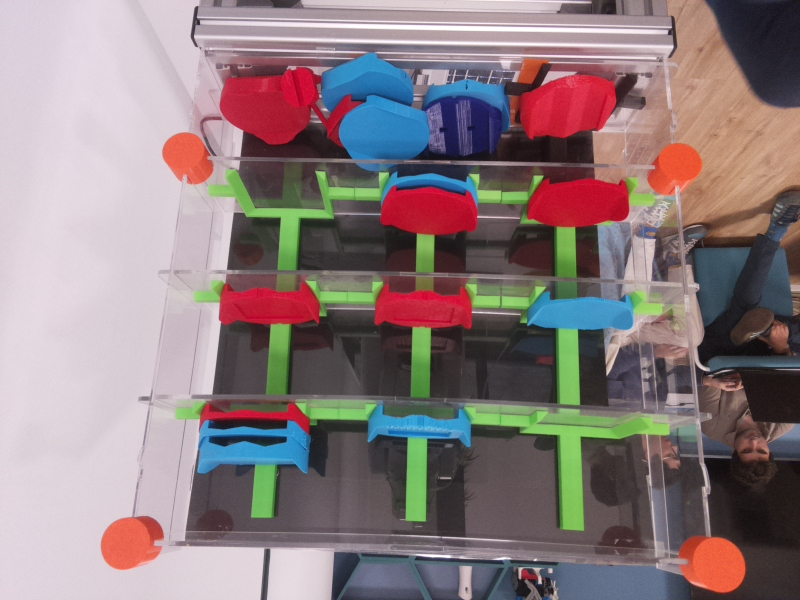
#> input picture estanteria.jpg, 800 x 600 px, found by its file name
$ python vision.py
#> lines starting #> are read from the running program, lines starting #| are printed output that depends on the picture; after the words box and inside, x2 and y2 are one past the last pixel; in counts of white or black regions, pixels touching at a corner belong together
import sqlite3
import cv2
import numpy as np
import random
import threading
import socket
from time import sleep
import struct
import sys
import os
#from picamera.array import PiRGBArray
#from picamera import PiCamera

# ========================================
# CREATE OUTPUT FOLDER
# ========================================
output_folder = "resultados"
os.makedirs(output_folder, exist_ok=True)
print(f"Output folder: {output_folder}\n")

# ========================================
# INITIAL IMAGE CAPTURE
# ========================================
# Code for capturing image with Raspberry Pi Camera
## camera=PiCamera()
## rw = 800
## rh = 600
## camera.resolution=(rw,rh)
## camera.start_preview()
## sleep(3)
## camera.capture('memoria.jpg')
## camera.stop_preview()

# ========================================
# LOAD AND SAVE ORIGINAL IMAGE
# ========================================
ruta = r"C:\Users\USER\Downloads\vision_project_robotics\vision_project\estanteria.jpg"
img = cv2.imread(ruta)
#> img is the input picture: shape (600, 800, 3); mean B, G, R 125.5, 123.9, 139.7
cv2.imwrite(os.path.join(output_folder, "Imagen original.jpg"), img)

# ========================================
# SHELVING CONFIGURATION PARAMETERS
# ========================================
# Real shelving dimensions in centimeters
B = 48              # Shelving width (cm)
H = 37              # Shelving height (cm)

# Target image dimensions in pixels
N = 800             # Width in pixels
M = 600             # Height in pixels

# Conversion ratios: pixels per centimeter
rel_h = N/B         # Horizontal ratio (pixels/cm)
rel_v = M/H         # Vertical ratio (pixels/cm)

# Shelving geometry translated to pixels
b = 8*rel_h         # Test width in pixels
a = 1*rel_v         # Test height in pixels
v0 = 3*rel_v        # Vertical coordinate of position (0,0)
h0 = 8.1*rel_h      # Horizontal coordinate of position (0,0)
hp = 14.8*rel_h     # Horizontal spacing between parts
vpn = 2*rel_v       # Vertical spacing between parts in same row
vp = 11.4*rel_v     # Height of each row

# Shelving structure configuration
num_est = 3         # Number of rows
num_col = 3         # Number of columns
num_p_col = 1.5     # Piling height factor

# Detection variables
lim = a*b*0.3*255   # Threshold for validating part presence
n = 0               # Counter variable
num_fila = int(num_p_col*num_est)       # Total number of rows
mpiezas = np.zeros((num_fila,num_col))  # Matrix storing part locations

# ========================================
# IMAGE ROTATION AND COLOR CONVERSION
# ========================================
rw = 800
rh = 600
center = (rw / 2, rh / 2)
Mr = cv2.getRotationMatrix2D(center, 180, 1)
imagen = cv2.warpAffine(img, Mr, (800, 600))
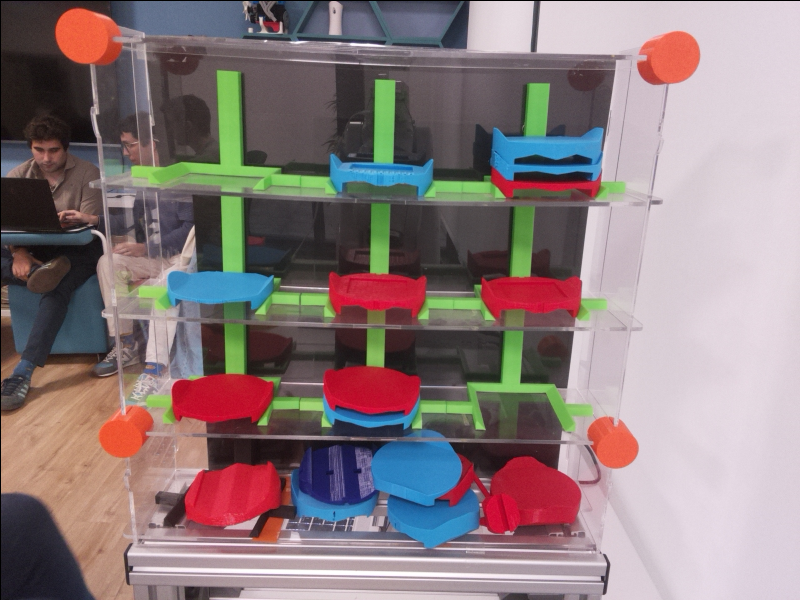
#> imagen: shape (600, 800, 3); mean B, G, R 125, 123.4, 139.1
cv2.imwrite(os.path.join(output_folder, 'cap_rot.jpg'), imagen)

# Convert to HSV for color detection
imagen_hsv = cv2.cvtColor(imagen, cv2.COLOR_BGR2HSV)
#> imagen_hsv: shape (600, 800, 3); mean H, S, V 116.9, 64.3, 150.3
cv2.imwrite(os.path.join(output_folder, "Prueba1.jpg"), imagen_hsv)

# Keep a BGR version for display
imagen_bgr = imagen.copy()

# ========================================
# COLOR RANGES FOR MASK DETECTION
# ========================================

# BLUE (HSV)
azul_bajos = np.array([98, 159, 162], dtype=np.uint8)
azul_altos = np.array([103, 209, 226], dtype=np.uint8)

# RED (HSV)
rojo_bajos = np.array([173, 190, 170], dtype=np.uint8)
rojo_altos = np.array([177, 245, 211], dtype=np.uint8)

# ORANGE (HSV)
naranja_bajos = np.array([3, 154, 230], dtype=np.uint8)
naranja_altos = np.array([5, 207, 244], dtype=np.uint8)

# ========================================
# CORNER DETECTION USING ORANGE MARKERS2
# ========================================
# Create orange mask
masc_nar = cv2.inRange(imagen_hsv, naranja_bajos, naranja_altos)
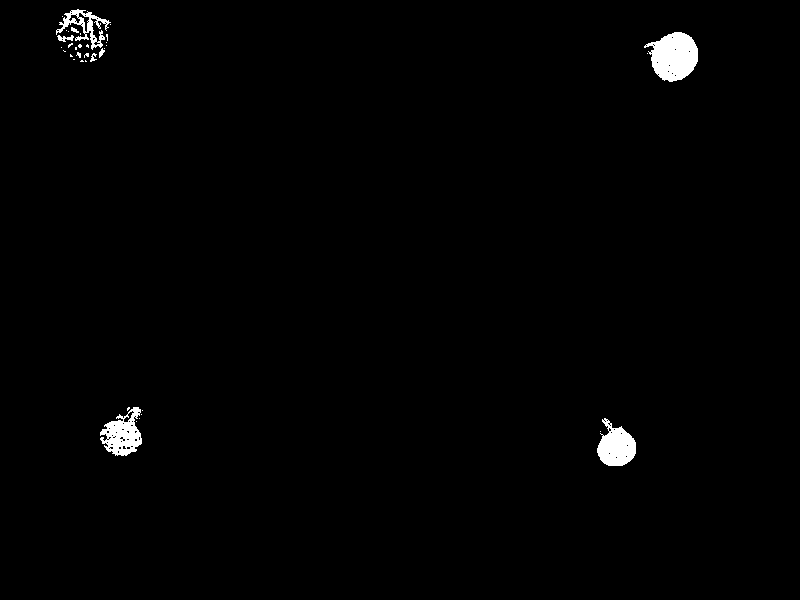
#> masc_nar: shape (600, 800); 1.1% white; 36 white regions (28 under 20 px)

# Apply morphological operations to reduce noise
kernel = np.ones((1, 1), np.uint8)
masc_nar = cv2.morphologyEx(masc_nar, cv2.MORPH_OPEN, kernel)
masc_nar = cv2.morphologyEx(masc_nar, cv2.MORPH_CLOSE, kernel)
cv2.imwrite(os.path.join(output_folder, 'masc_nar.jpg'), masc_nar)

# Find ALL contours
contours, hierarchy = cv2.findContours(masc_nar, cv2.RETR_EXTERNAL, cv2.CHAIN_APPROX_SIMPLE)
#> contours = 36 contours, 30 with area under 20; largest, box (x1, y1, x2, y2) and area: (644, 32, 698, 82) 1768, (100, 407, 142, 456) 1188, (597, 418, 636, 466) 1149, (56, 9, 111, 50) 638, (57, 35, 74, 42) 44, (99, 48, 105, 58) 20

# Filter and get centers of all orange circles
corners = []
for contour in contours:
    area = cv2.contourArea(contour)
    if area > 100:
        M = cv2.moments(contour)
        if M['m00'] != 0:
            cx = int(M['m10'] / M['m00'])
            cy = int(M['m01'] / M['m00'])
            corners.append([cx, cy])
#> this loop made 36 passes
#> (area, cx, cy) on passes 3, 7, 30, 36: (1149, 615, 446), (1188.5, 122, 434), (1768, 673, 56), (638.5, 83, 24)
#> area on passes 19, 27: 20.5, 44
#> after the loop, corners = [[615, 446], [122, 434], [673, 56], [83, 24]]

print(f"Valid corners found: {len(corners)}")
#| Valid corners found: 4

# Check if we found exactly 4 corners
if len(corners) != 4:
    print(f"ERROR: Expected 4 corners but found {len(corners)}")
    print("Adjust orange color thresholds or check lighting")
    exit()

# Sort corners
corners_sorted = sorted(corners, key=lambda x: x[1])
#> corners_sorted = [[83, 24], [673, 56], [122, 434], [615, 446]]
top_corners = sorted(corners_sorted[:2], key=lambda x: x[0])
#> top_corners = [[83, 24], [673, 56]]
bottom_corners = sorted(corners_sorted[2:], key=lambda x: x[0])
#> bottom_corners = [[122, 434], [615, 446]]

esq4 = top_corners[0]      # Top-Left
#> esq4 = [83, 24]
esq1 = top_corners[1]      # Top-Right
#> esq1 = [673, 56]
esq2 = bottom_corners[1]   # Bottom-Right
#> esq2 = [615, 446]
esq3 = bottom_corners[0]   # Bottom-Left
#> esq3 = [122, 434]

# Draw corners on BGR image for visualization
img_with_corners = imagen_bgr.copy()
cv2.circle(img_with_corners, tuple(esq4), 15, (255, 0, 0), -1)
cv2.circle(img_with_corners, tuple(esq1), 15, (0, 255, 0), -1)
cv2.circle(img_with_corners, tuple(esq2), 15, (0, 0, 255), -1)
cv2.circle(img_with_corners, tuple(esq3), 15, (255, 255, 0), -1)

cv2.putText(img_with_corners, "TL", (esq4[0]-30, esq4[1]), cv2.FONT_HERSHEY_SIMPLEX, 1, (255, 0, 0), 2)
#> img_with_corners: shape (600, 800, 3); mean B, G, R 125.4, 123.5, 138.1
cv2.putText(img_with_corners, "TR", (esq1[0]+15, esq1[1]), cv2.FONT_HERSHEY_SIMPLEX, 1, (0, 255, 0), 2)
cv2.putText(img_with_corners, "BR", (esq2[0]+15, esq2[1]), cv2.FONT_HERSHEY_SIMPLEX, 1, (0, 0, 255), 2)
cv2.putText(img_with_corners, "BL", (esq3[0]-30, esq3[1]), cv2.FONT_HERSHEY_SIMPLEX, 1, (255, 255, 0), 2)
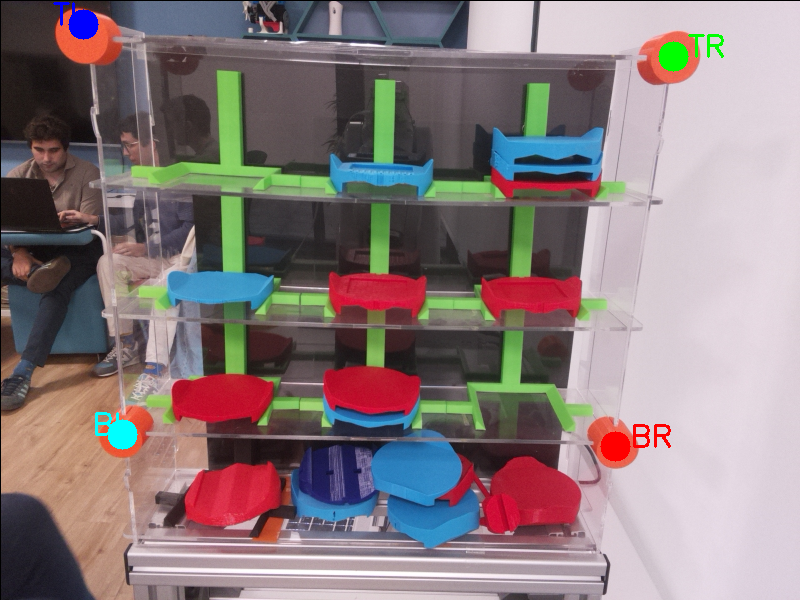
#> img_with_corners: shape (600, 800, 3); mean B, G, R 125.1, 123.5, 137.9

cv2.imwrite(os.path.join(output_folder, 'corners_detected.jpg'), img_with_corners)

# ========================================
# PERSPECTIVE CORRECTION
# ========================================
N = 800  # Target width
M = 600  # Target height

pts1 = np.float32([esq4, esq1, esq2, esq3])
#> pts1 = [[83, 24], [673, 56], [615, 446], [122, 434]]
pts2 = np.float32([[0, 0], [N, 0], [N, M], [0, M]])

# Apply perspective transformation to HSV image
transformada = cv2.getPerspectiveTransform(pts1, pts2)
#> transformada = [[1.29, -0.122, -103.8], [-0.0655, 1.21, -23.53], [-5.04e-05, -0.0004, 1]]
imagen_nueva_hsv = cv2.warpPerspective(imagen_hsv, transformada, (N, M))
#> imagen_nueva_hsv: shape (600, 800, 3); mean H, S, V 108.9, 75.1, 127.4

# Also transform BGR for display
imagen_nueva_bgr = cv2.warpPerspective(imagen_bgr, transformada, (N, M))
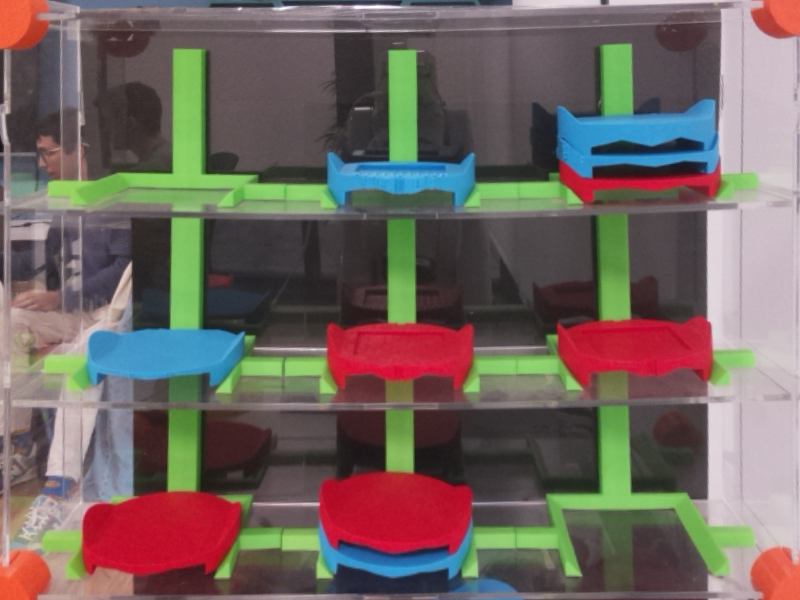
#> imagen_nueva_bgr: shape (600, 800, 3); mean B, G, R 95, 100.5, 112.5

cv2.imwrite(os.path.join(output_folder, 'perspectiva.jpg'), imagen_nueva_bgr)

# ========================================
# COLOR DETECTION ON CORRECTED IMAGE
# ========================================
masc_rojo = cv2.inRange(imagen_nueva_hsv, rojo_bajos, rojo_altos)
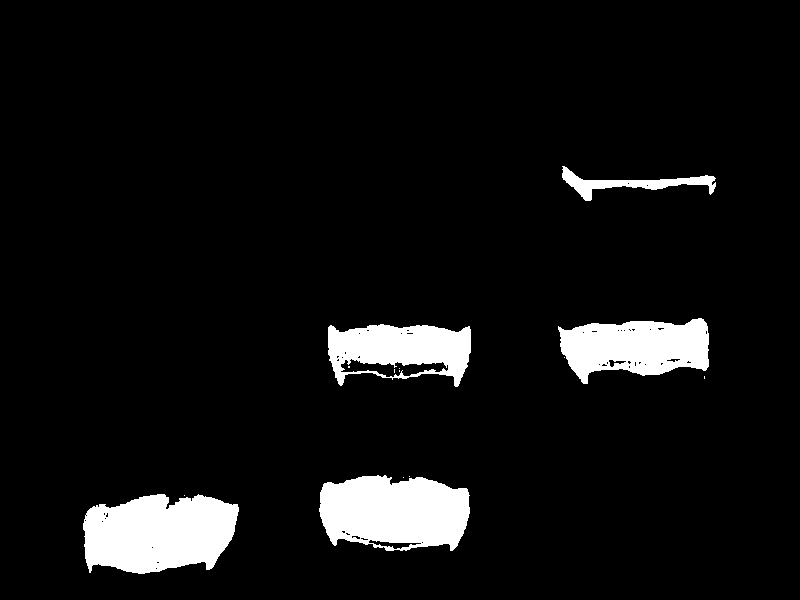
#> masc_rojo: shape (600, 800); 6.9% white; 14 white regions (9 under 20 px), largest, box (x1, y1, x2, y2) and area: (83, 494, 239, 574) 9790, (319, 475, 470, 551) 9127, (558, 318, 709, 384) 6907, (328, 324, 471, 387) 5892, (562, 166, 716, 201) 1533
masc_azul = cv2.inRange(imagen_nueva_hsv, azul_bajos, azul_altos)
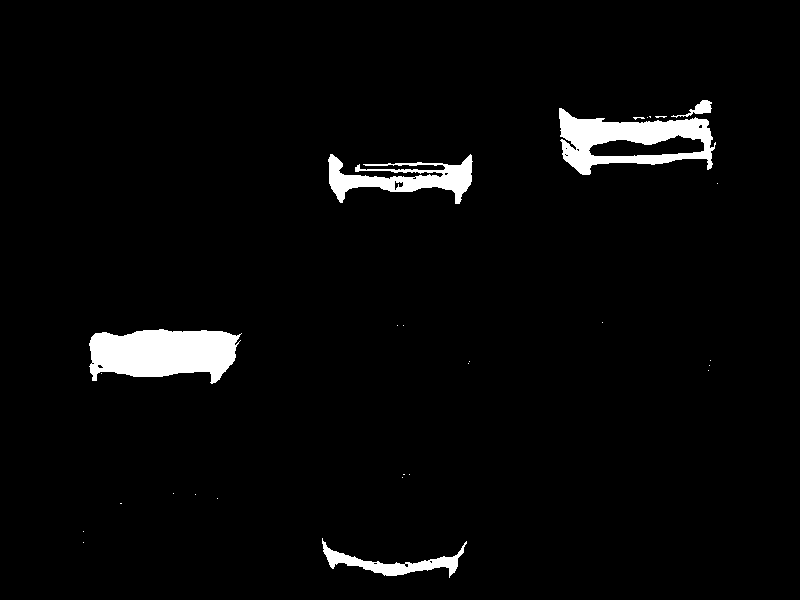
#> masc_azul: shape (600, 800); 3.4% white; 28 white regions (23 under 20 px), largest, box (x1, y1, x2, y2) and area: (89, 329, 242, 384) 6185, (559, 108, 716, 175) 5049, (328, 154, 473, 204) 3102, (322, 538, 467, 578) 1534, (671, 100, 712, 118) 241

# Save masks for debugging
cv2.imwrite(os.path.join(output_folder, 'masc_azul.jpg'), masc_azul)
cv2.imwrite(os.path.join(output_folder, 'masc_rojo.jpg'), masc_rojo)

# ========================================
# GRID SCANNING AND PART DETECTION
# ========================================
perspective_image = imagen_nueva_bgr.copy()

# Grid positioning parameters
x, y = 0, 0
dx, dy = 265, 200
w, h = 265, 200
pct_corte = 0.2

board = np.zeros(9)
k = 0

# Scan 3x3 grid
for i in range(0, 3):
    for j in range(0, 3):
        cell_x = x + (j * dx)
        cell_y = y + (i * dy)

        # Draw detection rectangle
        cv2.rectangle(perspective_image,
                     (cell_x, cell_y),
                     (cell_x + w, cell_y + h),
                     (0, 255, 0), 2)

        # Calculate center
        center_x = cell_x + w // 2
        center_y = cell_y + h // 2

        # Extract ROI for BOTH colors
        roi_azul = masc_azul[cell_y:cell_y + h, cell_x:cell_x + w]
        roi_rojo = masc_rojo[cell_y:cell_y + h, cell_x:cell_x + w]

        # Count pixels of each color
        count_azul = cv2.countNonZero(roi_azul)
        count_rojo = cv2.countNonZero(roi_rojo)

        # Determine which color has MORE pixels
        if count_azul > pct_corte or count_rojo > pct_corte:
            if count_azul > count_rojo:
                # Blue has more pixels
                board[k] = 1
                cv2.putText(perspective_image, 'AZUL',
                           (center_x +10, center_y-50),
                           cv2.FONT_HERSHEY_DUPLEX, 1.2, (255, 0, 0), 2)
            else:
                # Red has more pixels
                board[k] = 2
                cv2.putText(perspective_image, 'ROJA',
                           (center_x +10, center_y-50),
                           cv2.FONT_HERSHEY_DUPLEX, 1.2, (0, 0, 255), 2)
        else:
            # No significant color detected
            board[k] = 0
            cv2.putText(perspective_image, 'VACIO',
                       (center_x - 50, center_y),
                       cv2.FONT_HERSHEY_DUPLEX, 1.0, (128, 128, 128), 2)

        k = k + 1

        # Draw cell number
        cv2.putText(perspective_image, f"{k-1}",
                   (cell_x + 10, cell_y + 30),
                   cv2.FONT_HERSHEY_SIMPLEX, 0.7, (0, 255, 0), 2)
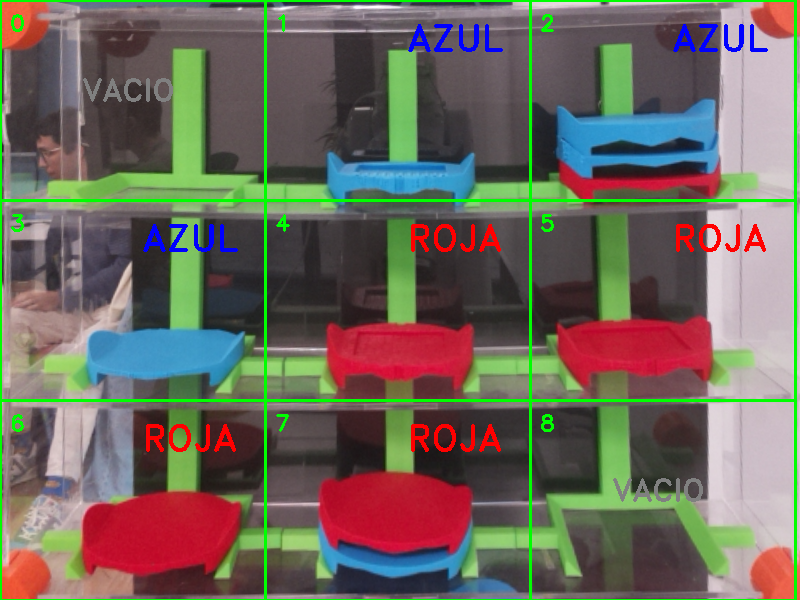
#> perspective_image: shape (600, 800, 3); 4.81% of pixels changed, all inside (x1, y1, x2, y2) = (0, 0, 797, 600)
#> roi_azul: shape (200, 265); every value is 0
#> after the loop, board = [0, 1, 1, 1, 2, 2, 2, 2, 0]; k = 9

print(f"Detection results: {board}")
#| Detection results: [0. 1. 1. 1. 2. 2. 2. 2. 0.]
cv2.imwrite(os.path.join(output_folder, 'final3x3.jpg'), perspective_image)
longitud_board = len(board)
#> longitud_board = 9


# ========================================
# USER INTERACTION: PART SELECTION
# ========================================
print("Available part types:")
print("1 - Blue parts")
print("2 - Red parts")

decision = int(input("Enter the part type you want to pick (1 or 2): "))
#> the answer given: 1
quantity = int(input("Enter the number of parts to pick: "))
#> the answer given: 3

# ========================================
# DATA ARRAY CONSTRUCTION
# ========================================
# Build structured data from board array
indice_disco = 0
num_azules = 0
num_rojos = 0
available_indices = [0, 0]
data_array = []

for k in range(longitud_board):
    color = board[k]
    if color != 0:
        fila = k // 3       # Calculate row index
        columna = k % 3     # Calculate column index

        # Append [row, column, color] to data array
        data_array.append([fila, columna, int(color)])

        if color == 1:
            num_azules += 1  # Count blue parts
        elif color == 2:
            num_rojos += 1   # Count red parts

    indice_disco = indice_disco + 1
#> this loop made 9 passes
#> color on passes 1 to 9: 0, 1, 1, 1, 2, 2, 2, 2, 0
#> after the loop, data_array = [[0, 1, 1], [0, 2, 1], [1, 0, 1], [1, 1, 2], [1, 2, 2], [2, 0, 2], [2, 1, 2]]; indice_disco = 9; num_azules = 3; num_rojos = 4

# Store available part counts [blue_count, red_count]
available_indices = [num_azules, num_rojos]
#> available_indices = [3, 4]
print(f"Available parts: {available_indices[0]} Blue, {available_indices[1]} Red")
#| Available parts: 3 Blue, 4 Red

# ========================================
# FILTER PARTS BY USER SELECTION
# ========================================
# Filter data_array to only include parts matching user's color choice
piezas_filtradas = []
for pieza in data_array:
    if pieza[2] == decision:  # pieza[2] contains the color (1 or 2)
        piezas_filtradas.append(pieza)
#> this loop made 7 passes
#> after the loop, piezas_filtradas = [[0, 1, 1], [0, 2, 1], [1, 0, 1]]

# Limit quantity to available parts
actual_quantity = min(quantity, len(piezas_filtradas))
#> actual_quantity = 3

# Select positions to pick (up to actual_quantity)
posiciones_a_recoger = piezas_filtradas[:actual_quantity]
#> posiciones_a_recoger = [[0, 1, 1], [0, 2, 1], [1, 0, 1]]
print(f"{len(posiciones_a_recoger)} parts will be prepared for pickup.")
#| 3 parts will be prepared for pickup.

# ========================================
# OUTPUT PARTS TO PICK
# ========================================
print("\nParts to pick (coordinates):")
for pieza in posiciones_a_recoger:
    print(pieza)
#> this loop made 3 passes
#| [0, 1, 1]
#| [0, 2, 1]
#| [1, 0, 1]
